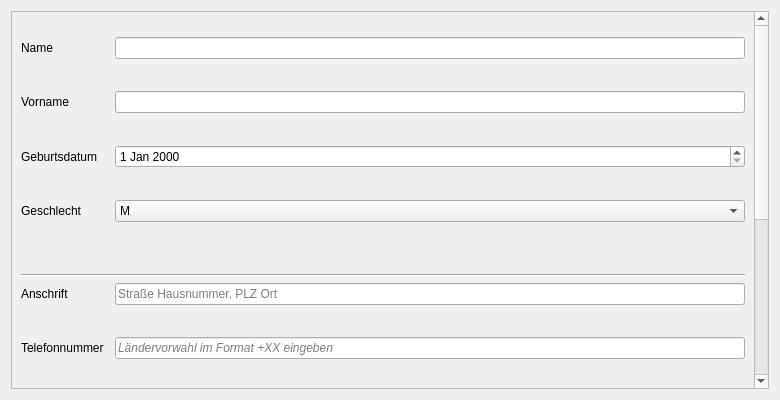
<?xml version="1.0" encoding="UTF-8"?>
<ui version="4.0">
 <class>Datensatz_bearbeiten</class>
 <widget class="QDialog" name="Datensatz_bearbeiten">
  <property name="geometry">
   <rect>
    <x>0</x>
    <y>0</y>
    <width>780</width>
    <height>400</height>
   </rect>
  </property>
  <property name="windowTitle">
   <string>Datensatz Bearbeiten</string>
  </property>
  <layout class="QGridLayout" name="gridLayout">
   <item row="0" column="0">
    <widget class="QScrollArea" name="scrollArea">
     <property name="widgetResizable">
      <bool>true</bool>
     </property>
     <widget class="QWidget" name="Eingabefeld">
      <property name="geometry">
       <rect>
        <x>0</x>
        <y>0</y>
        <width>746</width>
        <height>710</height>
       </rect>
      </property>
      <layout class="QFormLayout" name="formLayout">
       <item row="1" column="0">
        <widget class="QLabel" name="label_2_Name">
         <property name="text">
          <string>Name</string>
         </property>
        </widget>
       </item>
       <item row="1" column="1">
        <widget class="QLineEdit" name="Eingabe_Name">
         <property name="toolTip">
          <string>&lt;html&gt;&lt;head/&gt;&lt;body&gt;&lt;p&gt;Hier Nachnamen eingeben&lt;/p&gt;&lt;/body&gt;&lt;/html&gt;</string>
         </property>
         <property name="text">
          <string/>
         </property>
        </widget>
       </item>
       <item row="3" column="0" colspan="2">
        <spacer name="verticalSpacer">
         <property name="orientation">
          <enum>Qt::Orientation::Vertical</enum>
         </property>
         <property name="sizeType">
          <enum>QSizePolicy::Policy::MinimumExpanding</enum>
         </property>
         <property name="sizeHint" stdset="0">
          <size>
           <width>0</width>
           <height>20</height>
          </size>
         </property>
        </spacer>
       </item>
       <item row="4" column="0">
        <widget class="QLabel" name="label_1_Vorname">
         <property name="text">
          <string>Vorname</string>
         </property>
        </widget>
       </item>
       <item row="4" column="1">
        <widget class="QLineEdit" name="Eingabe_Vorname">
         <property name="toolTip">
          <string>&lt;html&gt;&lt;head/&gt;&lt;body&gt;&lt;p&gt;Hier Vornamen eingeben&lt;/p&gt;&lt;/body&gt;&lt;/html&gt;</string>
         </property>
        </widget>
       </item>
       <item row="5" column="0" colspan="2">
        <spacer name="verticalSpacer_2">
         <property name="orientation">
          <enum>Qt::Orientation::Vertical</enum>
         </property>
         <property name="sizeType">
          <enum>QSizePolicy::Policy::MinimumExpanding</enum>
         </property>
         <property name="sizeHint" stdset="0">
          <size>
           <width>0</width>
           <height>20</height>
          </size>
         </property>
        </spacer>
       </item>
       <item row="6" column="0">
        <widget class="QLabel" name="label_3_Geburtsdatum">
         <property name="text">
          <string>Geburtsdatum</string>
         </property>
        </widget>
       </item>
       <item row="6" column="1">
        <widget class="QDateEdit" name="Eingabe_Geburtsdatum">
         <property name="toolTip">
          <string>&lt;html&gt;&lt;head/&gt;&lt;body&gt;&lt;p&gt;&lt;br/&gt;&lt;/p&gt;&lt;/body&gt;&lt;/html&gt;</string>
         </property>
        </widget>
       </item>
       <item row="7" column="0" colspan="2">
        <spacer name="verticalSpacer_3">
         <property name="orientation">
          <enum>Qt::Orientation::Vertical</enum>
         </property>
         <property name="sizeType">
          <enum>QSizePolicy::Policy::MinimumExpanding</enum>
         </property>
         <property name="sizeHint" stdset="0">
          <size>
           <width>0</width>
           <height>20</height>
          </size>
         </property>
        </spacer>
       </item>
       <item row="8" column="0">
        <widget class="QLabel" name="label_4_Geschlecht">
         <property name="text">
          <string>Geschlecht</string>
         </property>
        </widget>
       </item>
       <item row="8" column="1">
        <widget class="QComboBox" name="Eingabe_Geschlecht">
         <property name="toolTip">
          <string>&lt;html&gt;&lt;head/&gt;&lt;body&gt;&lt;p&gt;M = Männlich&lt;br/&gt;W = Weiblich&lt;br/&gt;D = Divers&lt;/p&gt;&lt;/body&gt;&lt;/html&gt;</string>
         </property>
         <item>
          <property name="text">
           <string>M</string>
          </property>
         </item>
         <item>
          <property name="text">
           <string>W</string>
          </property>
         </item>
         <item>
          <property name="text">
           <string>D</string>
          </property>
         </item>
        </widget>
       </item>
       <item row="9" column="0" colspan="2">
        <spacer name="verticalSpacer_4">
         <property name="orientation">
          <enum>Qt::Orientation::Vertical</enum>
         </property>
         <property name="sizeType">
          <enum>QSizePolicy::Policy::MinimumExpanding</enum>
         </property>
         <property name="sizeHint" stdset="0">
          <size>
           <width>0</width>
           <height>40</height>
          </size>
         </property>
        </spacer>
       </item>
       <item row="10" column="0" colspan="2">
        <widget class="Line" name="line_2">
         <property name="orientation">
          <enum>Qt::Orientation::Horizontal</enum>
         </property>
        </widget>
       </item>
       <item row="11" column="0">
        <widget class="QLabel" name="label_5_Anschrift">
         <property name="text">
          <string>Anschrift</string>
         </property>
        </widget>
       </item>
       <item row="11" column="1">
        <widget class="QLineEdit" name="Eingabe_Anschrift">
         <property name="font">
          <font>
           <italic>false</italic>
          </font>
         </property>
         <property name="toolTip">
          <string>&lt;html&gt;&lt;head/&gt;&lt;body&gt;&lt;p&gt;&lt;span style=&quot; font-style:normal;&quot;&gt;Hier Adresse eingeben&lt;/span&gt;&lt;/p&gt;&lt;/body&gt;&lt;/html&gt;</string>
         </property>
         <property name="text">
          <string/>
         </property>
         <property name="placeholderText">
          <string>Straße Hausnummer, PLZ Ort</string>
         </property>
        </widget>
       </item>
       <item row="13" column="0">
        <widget class="QLabel" name="label_6_Telefonnummer">
         <property name="text">
          <string>Telefonnummer</string>
         </property>
        </widget>
       </item>
       <item row="13" column="1">
        <widget class="QLineEdit" name="Eingabe_Telefonnummer">
         <property name="font">
          <font>
           <italic>true</italic>
          </font>
         </property>
         <property name="placeholderText">
          <string>Ländervorwahl im Format +XX eingeben</string>
         </property>
        </widget>
       </item>
       <item row="15" column="1">
        <widget class="Line" name="line_1">
         <property name="orientation">
          <enum>Qt::Orientation::Horizontal</enum>
         </property>
        </widget>
       </item>
       <item row="16" column="0">
        <widget class="QLabel" name="label_7_EmailAdresse">
         <property name="text">
          <string>E-Mail Adresse</string>
         </property>
        </widget>
       </item>
       <item row="16" column="1">
        <widget class="QLineEdit" name="Eingabe_Email">
         <property name="font">
          <font>
           <italic>false</italic>
          </font>
         </property>
         <property name="text">
          <string/>
         </property>
        </widget>
       </item>
       <item row="19" column="0">
        <widget class="QLabel" name="label_8_Aufnahmedatum">
         <property name="text">
          <string>Aufnahmedatum</string>
         </property>
        </widget>
       </item>
       <item row="21" column="0">
        <widget class="QLabel" name="label_9_Diagnose">
         <property name="text">
          <string>Diagnose</string>
         </property>
        </widget>
       </item>
       <item row="23" column="0">
        <widget class="QLabel" name="label_9_Behandlung">
         <property name="text">
          <string>Behandlung</string>
         </property>
        </widget>
       </item>
       <item row="23" column="1">
        <widget class="QLineEdit" name="Eingabe_Behandlung">
         <property name="placeholderText">
          <string>Kurze Beschreibung der aktuellen gesundheitlichen Situation und des Vorgehens</string>
         </property>
        </widget>
       </item>
       <item row="25" column="1">
        <widget class="QDialogButtonBox" name="buttonBox">
         <property name="orientation">
          <enum>Qt::Orientation::Horizontal</enum>
         </property>
         <property name="standardButtons">
          <set>QDialogButtonBox::StandardButton::Cancel|QDialogButtonBox::StandardButton::Save</set>
         </property>
         <property name="centerButtons">
          <bool>false</bool>
         </property>
        </widget>
       </item>
       <item row="0" column="0" colspan="2">
        <spacer name="verticalSpacer_11">
         <property name="orientation">
          <enum>Qt::Orientation::Vertical</enum>
         </property>
         <property name="sizeType">
          <enum>QSizePolicy::Policy::MinimumExpanding</enum>
         </property>
         <property name="sizeHint" stdset="0">
          <size>
           <width>0</width>
           <height>10</height>
          </size>
         </property>
        </spacer>
       </item>
       <item row="21" column="1">
        <widget class="QLineEdit" name="lineEdit_9_Diagnose"/>
       </item>
       <item row="19" column="1">
        <widget class="QDateEdit" name="Eingabe_Aufnahmedatum"/>
       </item>
       <item row="20" column="0" colspan="2">
        <spacer name="verticalSpacer_8">
         <property name="orientation">
          <enum>Qt::Orientation::Vertical</enum>
         </property>
         <property name="sizeType">
          <enum>QSizePolicy::Policy::MinimumExpanding</enum>
         </property>
         <property name="sizeHint" stdset="0">
          <size>
           <width>0</width>
           <height>20</height>
          </size>
         </property>
        </spacer>
       </item>
       <item row="17" column="0" colspan="2">
        <spacer name="verticalSpacer_7">
         <property name="orientation">
          <enum>Qt::Orientation::Vertical</enum>
         </property>
         <property name="sizeType">
          <enum>QSizePolicy::Policy::MinimumExpanding</enum>
         </property>
         <property name="sizeHint" stdset="0">
          <size>
           <width>0</width>
           <height>20</height>
          </size>
         </property>
        </spacer>
       </item>
       <item row="14" column="0" colspan="2">
        <spacer name="verticalSpacer_6">
         <property name="orientation">
          <enum>Qt::Orientation::Vertical</enum>
         </property>
         <property name="sizeType">
          <enum>QSizePolicy::Policy::MinimumExpanding</enum>
         </property>
         <property name="sizeHint" stdset="0">
          <size>
           <width>20</width>
           <height>40</height>
          </size>
         </property>
        </spacer>
       </item>
       <item row="12" column="0" colspan="2">
        <spacer name="verticalSpacer_5">
         <property name="orientation">
          <enum>Qt::Orientation::Vertical</enum>
         </property>
         <property name="sizeType">
          <enum>QSizePolicy::Policy::MinimumExpanding</enum>
         </property>
         <property name="sizeHint" stdset="0">
          <size>
           <width>0</width>
           <height>20</height>
          </size>
         </property>
        </spacer>
       </item>
       <item row="22" column="0" colspan="2">
        <spacer name="verticalSpacer_9">
         <property name="orientation">
          <enum>Qt::Orientation::Vertical</enum>
         </property>
         <property name="sizeType">
          <enum>QSizePolicy::Policy::MinimumExpanding</enum>
         </property>
         <property name="sizeHint" stdset="0">
          <size>
           <width>0</width>
           <height>20</height>
          </size>
         </property>
        </spacer>
       </item>
       <item row="24" column="0" colspan="2">
        <spacer name="verticalSpacer_10">
         <property name="orientation">
          <enum>Qt::Orientation::Vertical</enum>
         </property>
         <property name="sizeType">
          <enum>QSizePolicy::Policy::MinimumExpanding</enum>
         </property>
         <property name="sizeHint" stdset="0">
          <size>
           <width>0</width>
           <height>40</height>
          </size>
         </property>
        </spacer>
       </item>
      </layout>
     </widget>
    </widget>
   </item>
  </layout>
 </widget>
 <tabstops>
  <tabstop>Eingabe_Name</tabstop>
  <tabstop>Eingabe_Vorname</tabstop>
  <tabstop>Eingabe_Geburtsdatum</tabstop>
  <tabstop>Eingabe_Geschlecht</tabstop>
  <tabstop>Eingabe_Anschrift</tabstop>
  <tabstop>Eingabe_Telefonnummer</tabstop>
  <tabstop>Eingabe_Email</tabstop>
  <tabstop>Eingabe_Aufnahmedatum</tabstop>
  <tabstop>lineEdit_9_Diagnose</tabstop>
  <tabstop>Eingabe_Behandlung</tabstop>
  <tabstop>scrollArea</tabstop>
 </tabstops>
 <resources/>
 <connections>
  <connection>
   <sender>buttonBox</sender>
   <signal>rejected()</signal>
   <receiver>Datensatz_bearbeiten</receiver>
   <slot>reject()</slot>
   <hints>
    <hint type="sourcelabel">
     <x>316</x>
     <y>260</y>
    </hint>
    <hint type="destinationlabel">
     <x>286</x>
     <y>274</y>
    </hint>
   </hints>
  </connection>
  <connection>
   <sender>buttonBox</sender>
   <signal>accepted()</signal>
   <receiver>Datensatz_bearbeiten</receiver>
   <slot>accept()</slot>
   <hints>
    <hint type="sourcelabel">
     <x>248</x>
     <y>254</y>
    </hint>
    <hint type="destinationlabel">
     <x>157</x>
     <y>274</y>
    </hint>
   </hints>
  </connection>
 </connections>
</ui>
